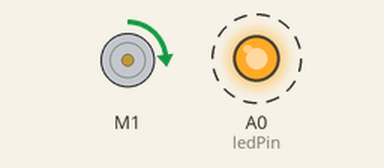
The sketch below on a simulated Arduino Uno, built with avr-gcc and run on an emulated ATmega328P. Shown: DC motor (green arrow = forward, orange = backward, longer = faster), output pins drawn as LEDs (lit = HIGH). Dashed ring = blinking.

Above: at 0.02 s.
Timing chart, 0 to 3.0 s (numbered marks = the images above):
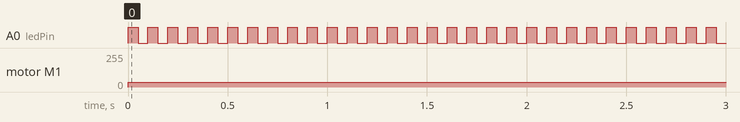

Measured:
- by itself, A0 (ledPin): alternates HIGH for 0.05 s and LOW for 0.05 s
- by itself, motor M1: stopped → forward 35/255 at 0.00 s

The sketch:

zoetype_animator.ino
```cpp
#include <AFMotor.h>

AF_DCMotor motor(1);

int ledPin = A0;   // 👈 using analog pin instead of 13
int motorSpeed = 35;
int flashDelay = 50;

void setup() {
  pinMode(ledPin, OUTPUT);  // works same as digital pin
  motor.setSpeed(motorSpeed);
  motor.run(FORWARD);
}

void loop() {
  digitalWrite(ledPin, HIGH);
  delay(flashDelay);
  digitalWrite(ledPin, LOW);
  delay(flashDelay);
}
```
